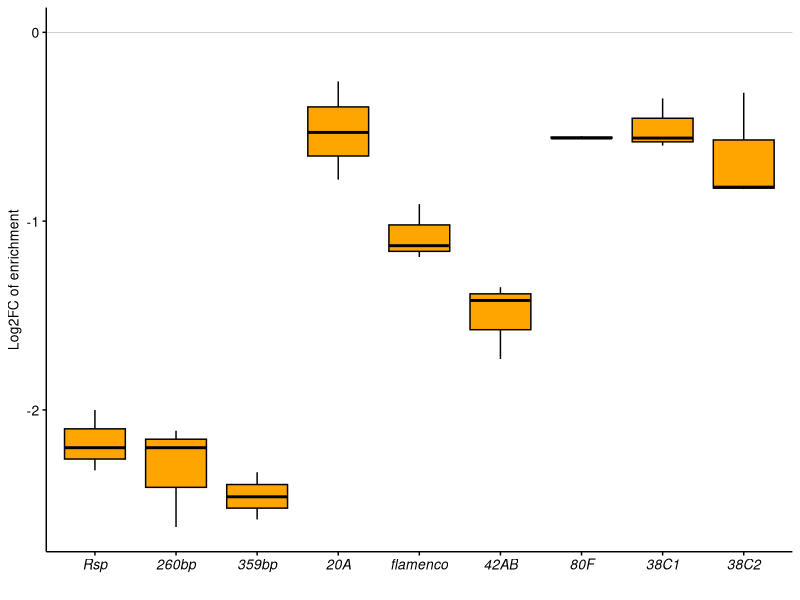

This figure's R source:
#author: Xiaolu Wei (xiaolu_wei@urmc.rochester.edu)

library(ggplot2)
library(dplyr)

count_all=read.table("summary_ovary_Akkouche_H3K9me3_piwiemKD_fold_chagne.txt",header=F)
summary(count_all)

count <-count_all[count_all$V2!='353bp_SAT' & count_all$V2!='356bp_SAT',]

count$V2 <- factor(count$V2, 
                   levels=c("Rsp_SAT","260bp_SAT","359bp_SAT","piRNA_cluster_20A","piRNA_cluster_flamenco","piRNA_cluster_42AB","piRNA_cluster_80F","piRNA_cluster_38C1","piRNA_cluster_38C2"), 
                   labels = c("Rsp","260bp","359bp","20A","flamenco","42AB","80F","38C1","38C2"))


#boxplot
pdf("boxplot_ovary_Akkouche_H3K9me3_piwiemKD_fold_change.pdf",width=5, height=2)
ggplot(count, aes(V2, V3))+
  geom_boxplot(show.legend=F, color="black", fill="orange") + 
  xlab("")+ 
  ylab("Log2FC of enrichment")+
  theme(panel.background = element_rect(colour = "white", fill = "white"))+
  theme(panel.grid.major = element_blank())+
  geom_hline(yintercept=0, size=0.25,colour="grey")+
  theme(axis.text.y = element_text(colour = "black", size=10))+
  theme(axis.text.x = element_text(colour = "black", size=10, face="italic"))+
  theme(axis.ticks = element_line(colour = "black"))+
  theme(axis.line = element_line(size=0.5))+
  theme(axis.title = element_text(size=10))+
  theme(legend.title = element_blank())
dev.off()


#t test
t.test(count[count$V2=="Rsp",]$V3, mu=0)
t.test(count[count$V2=="260bp",]$V3, mu=0)
t.test(count[count$V2=="359bp",]$V3, mu=0)

t.test(count[count$V2=="20A",]$V3, mu=0)
t.test(count[count$V2=="flamenco",]$V3, mu=0)

t.test(count[count$V2=="42AB",]$V3, mu=0)
t.test(count[count$V2=="80F",]$V3, mu=0)
t.test(count[count$V2=="38C1",]$V3, mu=0)
t.test(count[count$V2=="38C2",]$V3, mu=0)

p.adjust(c(0.001839,0.004597,0.0008623,
           0.07337,0.006191,
           0.006005,3.585e-05,0.02291,0.05989), method="BH")

